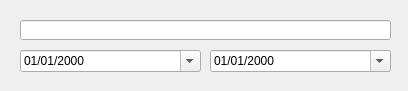
<?xml version="1.0" encoding="UTF-8"?>
<ui version="4.0">
 <class>QSearchFormFaktura</class>
 <widget class="QDialog" name="QSearchFormFaktura">
  <property name="geometry">
   <rect>
    <x>0</x>
    <y>0</y>
    <width>408</width>
    <height>91</height>
   </rect>
  </property>
  <property name="windowTitle">
   <string>Search</string>
  </property>
  <widget class="QLineEdit" name="lineEdit">
   <property name="geometry">
    <rect>
     <x>20</x>
     <y>20</y>
     <width>371</width>
     <height>20</height>
    </rect>
   </property>
  </widget>
  <widget class="QDateTimeEdit" name="dateTimeEdit">
   <property name="geometry">
    <rect>
     <x>20</x>
     <y>50</y>
     <width>181</width>
     <height>22</height>
    </rect>
   </property>
   <property name="buttonSymbols">
    <enum>QAbstractSpinBox::UpDownArrows</enum>
   </property>
   <property name="displayFormat">
    <string>dd/MM/yyyy</string>
   </property>
   <property name="calendarPopup">
    <bool>true</bool>
   </property>
  </widget>
  <widget class="QDateTimeEdit" name="dateTimeEdit_2">
   <property name="geometry">
    <rect>
     <x>210</x>
     <y>50</y>
     <width>181</width>
     <height>22</height>
    </rect>
   </property>
   <property name="buttonSymbols">
    <enum>QAbstractSpinBox::UpDownArrows</enum>
   </property>
   <property name="displayFormat">
    <string>dd/MM/yyyy</string>
   </property>
   <property name="calendarPopup">
    <bool>true</bool>
   </property>
  </widget>
 </widget>
 <layoutdefault spacing="6" margin="11"/>
 <resources/>
 <connections/>
</ui>
